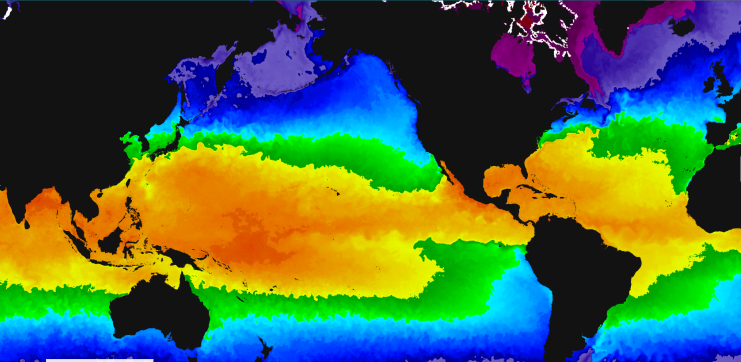
#> input picture data/tem2018.png, 1482 x 723 px, found by its file name (shown at 1/2 size); the run also reads 1 picture not shown here
$ python temAndReef.py
#> lines starting #> are read from the running program, lines starting #| are printed output that depends on the picture
from typing import Sized
import matplotlib.pyplot as plt
import cv2
import numpy as np

plt.rcParams['font.sans-serif']=['SimHei']
plt.rcParams['axes.unicode_minus'] = False

def calculate(image1, image2):
    # 灰度直方图算法
    # 计算单通道的直方图的相似值
    hist1 = cv2.calcHist([image1], [0], None, [256], [0.0, 255.0])
    hist2 = cv2.calcHist([image2], [0], None, [256], [0.0, 255.0])
    # 计算直方图的重合度
    degree = 0
    for i in range(len(hist1)):
        if hist1[i] != hist2[i]:
            degree = degree + \
                (1 - abs(hist1[i] - hist2[i]) / max(hist1[i], hist2[i]))
        else:
            degree = degree + 1
    degree = degree / len(hist1)
    return degree

def classify_hist_with_split(image1, image2, size=(255,255)):
    image1 = cv2.resize(image1, size)
    image2 = cv2.resize(image2, size)
    sub_image1 = cv2.split(image1)
    sub_image2 = cv2.split(image2)
    sub_data = 0
    for im1, im2 in zip(sub_image1, sub_image2):
        sub_data += calculate(im1, im2)
    sub_data = sub_data / 3
    return sub_data


tem2018 = cv2.imread(r"D:/Program/reefStudy/data/tem2018.png")
#> tem2018 is the input picture: shape (723, 1482, 3); mean B, G, R 67.5, 100.8, 73.1
tem2019 = cv2.imread(r"D:/Program/reefStudy/data/tem2019.png")
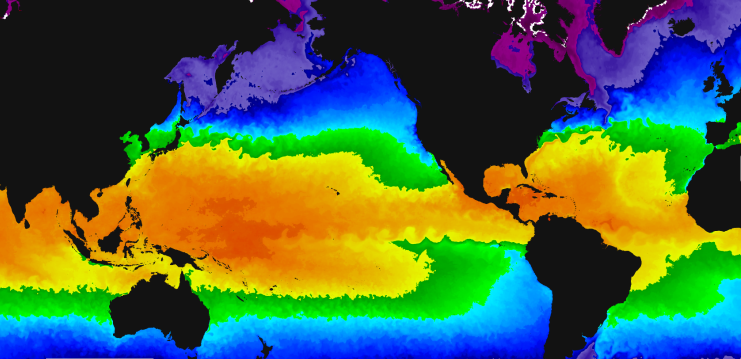
#> input picture data/tem2019.png, 1482 x 718 px, found by its file name (shown at 1/2 size)
#> tem2019 is the input picture: shape (718, 1482, 3); mean B, G, R 66.6, 100.2, 74.5
tem2020 = cv2.imread(r"D:/Program/reefStudy/data/tem2020.png")
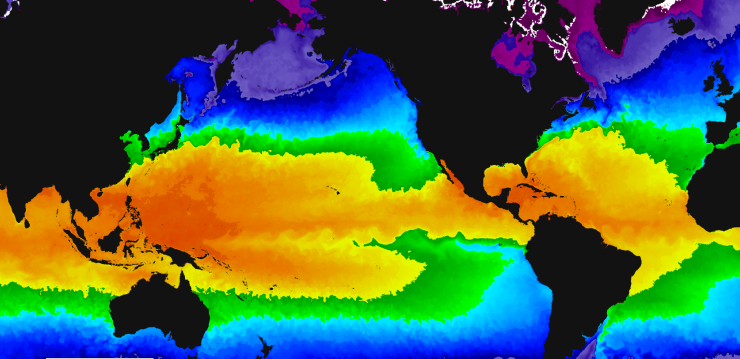
#> input picture data/tem2020.png, 1480 x 717 px, found by its file name (shown at 1/2 size)
#> tem2020 is the input picture: shape (717, 1480, 3); mean B, G, R 66.9, 99.8, 73.8
tem2021 = cv2.imread(r"D:/Program/reefStudy/data/tem2021.png")
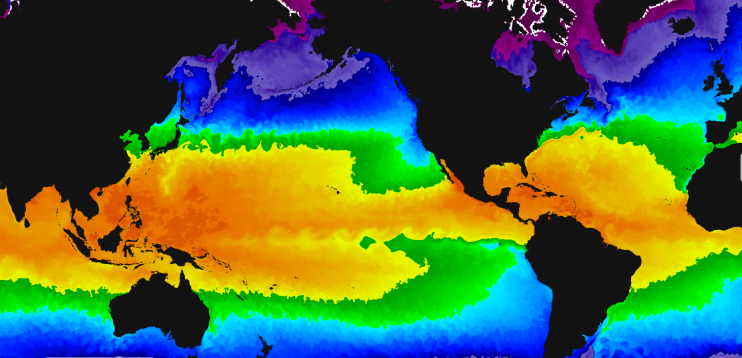
#> input picture data/tem2021.png, 1483 x 716 px, found by its file name (shown at 1/2 size)
#> tem2021 is the input picture: shape (716, 1483, 3); mean B, G, R 66, 100.5, 74.2

picList = [tem2018,tem2019,tem2020,tem2021]

tem2018 = cv2.resize(tem2018, (657,398))
#> tem2018: shape (398, 657, 3)
tem2019 = cv2.resize(tem2019, (657,398))
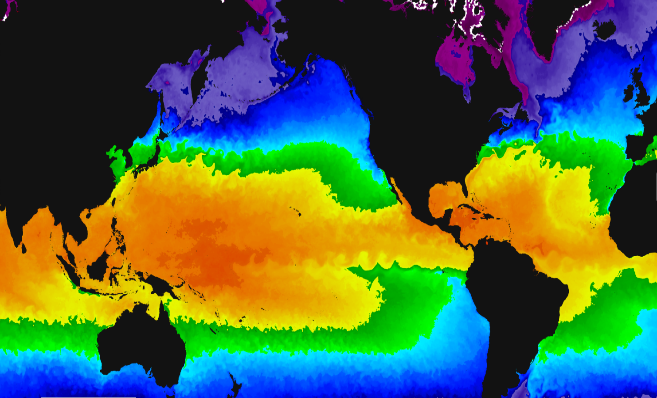
#> tem2019: shape (398, 657, 3); mean B, G, R 66.6, 100.2, 74.5
tem2020 = cv2.resize(tem2020, (657,398))
#> tem2020: shape (398, 657, 3)
tem2021 = cv2.resize(tem2021, (657,398))
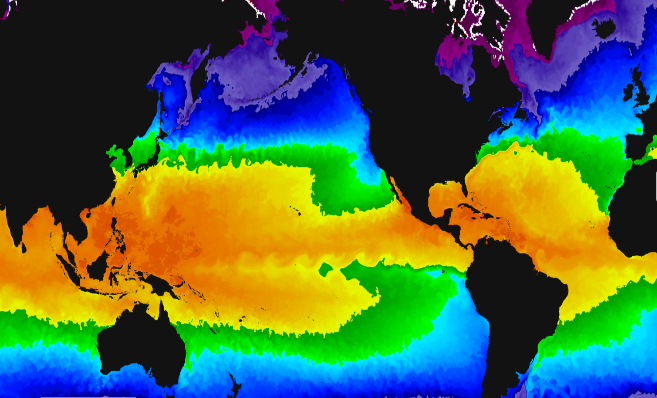
#> tem2021: shape (398, 657, 3); mean B, G, R 66, 100.4, 74.2

# [10 lines of commented-out code are left out]

gr2018 = cv2.imread(r"D:/Program/reefStudy/data/gr2018.png")
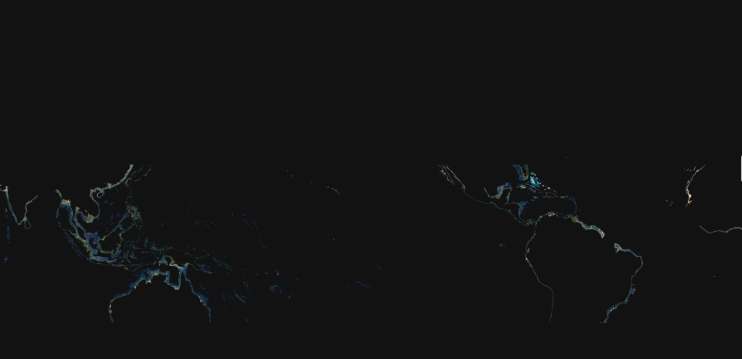
#> input picture data/gr2018.png, 1483 x 717 px, found by its file name (shown at 1/2 size)
#> gr2018 is the input picture: shape (717, 1483, 3); mean B, G, R 19, 18.9, 18.6
gr2019 = cv2.imread(r"D:/Program/reefStudy/data/gr2019.png")
gr2020 = cv2.imread(r"D:/Program/reefStudy/data/gr2020.png")

plt.plot([0.24361189,0.2487901])
plt.plot([0.22682571411132812,0.266563355922699])
plt.legend(["水温变化速率","珊瑚变化速率"])
plt.title("水温变化速率和珊瑚变化速率比较")
plt.show()
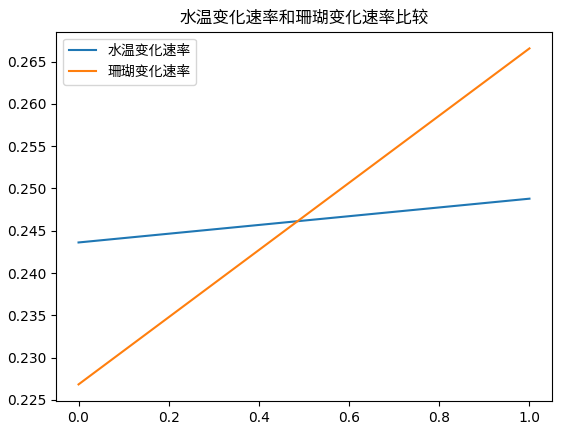
#> figure drawn by matplotlib, 1 panel


# tmp3 = cv2.cvtColor(tmp3, cv2.COLOR_BGR2GRAY)


# cv2.imshow('tmp3',tmp3)
# cv2.waitKey()
